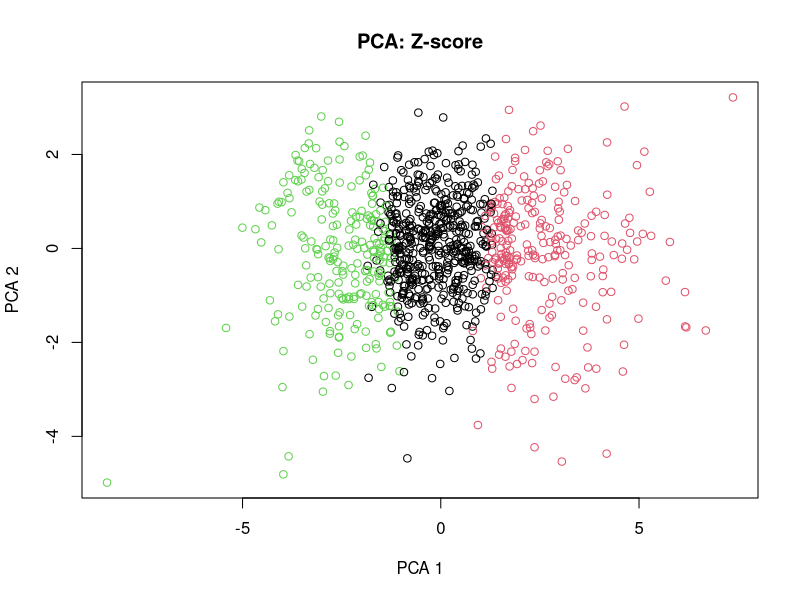
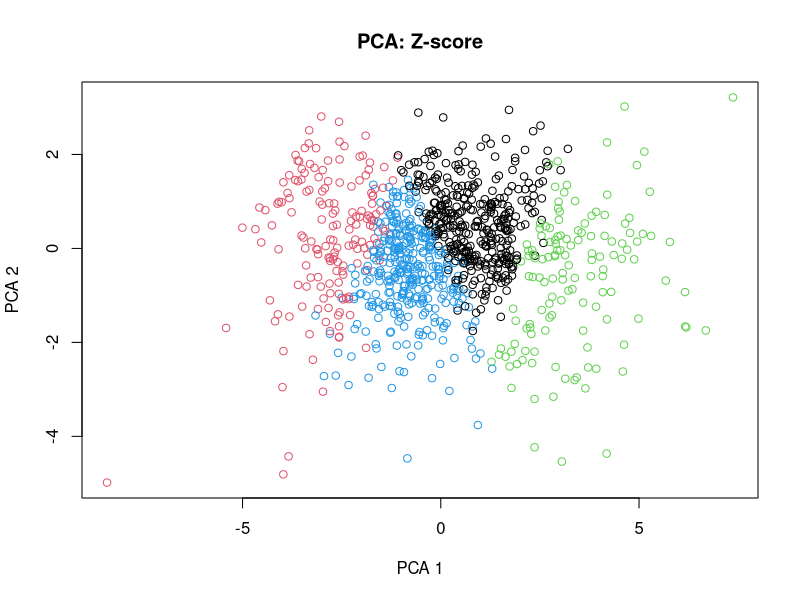
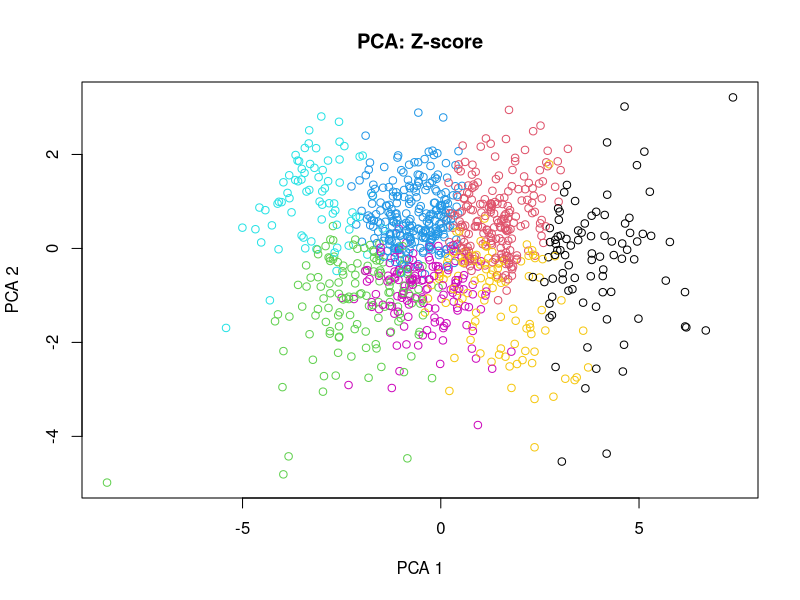
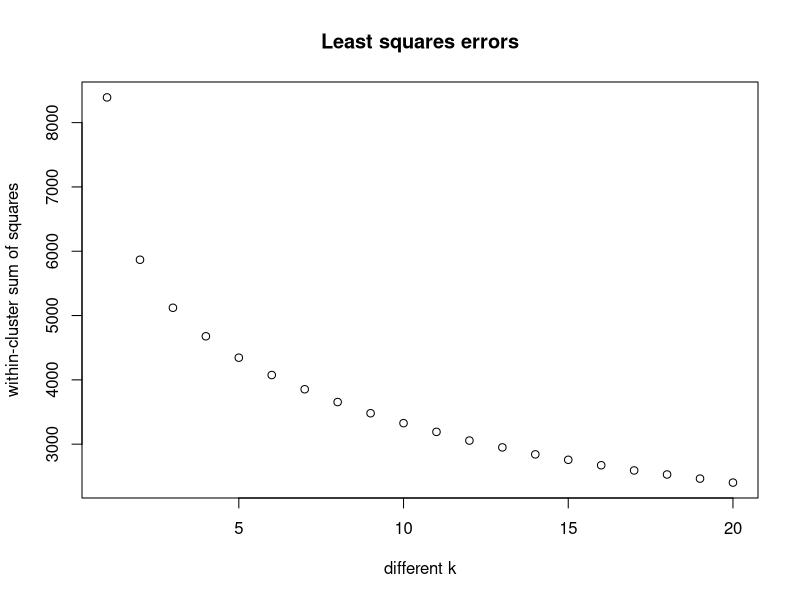

The R source for these figures, in order:
library(lattice)
library(e1071)
library(class)
set.seed(123)
online.news.popularity <- read.csv(file="new_sample_OnlineNewsPopularity.csv",head=TRUE,sep=",")

online.news.popularity$channel <- online.news.popularity$data_channel_is_lifestyle +
                                  2*online.news.popularity$data_channel_is_entertainment +
                                  3*online.news.popularity$data_channel_is_bus +
                                  4*online.news.popularity$data_channel_is_socmed +
                                  5*online.news.popularity$data_channel_is_tech +
                                  6*online.news.popularity$data_channel_is_world

online.news.popularity <- online.news.popularity[,-c(1,2,36)]


data <- subset(online.news.popularity, n_tokens_content > 0)

data <- transform(data, 
                  num_hrefs = log(num_hrefs), 
                  num_self_hrefs = log(num_self_hrefs),
                  self_reference_avg_sharess = log(self_reference_avg_sharess),
                  shares = log(shares), 
                  n_tokens_content = log(n_tokens_content),
                  num_imgs = log(num_imgs),
                  num_videos = log(num_videos))
data[data == -Inf] = -2
data.nrm <- scale(data)



#########################################################
### 1. K Means ###
#########################################################

km <- function(data, num_cl, maxIter) {
  current_min = +Inf
  for (i in 1:maxIter) {
    k_mean <- kmeans(data, num_cl)
    if (k_mean$tot.withinss < current_min) {
      best <- k_mean
      current_min <- k_mean$tot.withinss
    }
  }
  best
}

ind <- sample(1:nrow(data.nrm), 1000)
polarity_features <- c(25:32)
num_of_words_feautures <- c(2:4, 9:10)
channel_feature <- c(11:16)
hrefs_and_images_features <- c(5:8)
images_video_features  <-  c(7:8)

features_to_cluster <- images_video_features
features_to_cluster <- hrefs_and_images_features
features_to_cluster <- channel_feature
features_to_cluster <- num_of_words_feautures
features_to_cluster <- polarity_features


colnames(data.nrm)[features_to_cluster]
data <- data.nrm[ind, features_to_cluster]

k_mean_3 <- km(data, 3, 20)
pca.std <- prcomp(data, center = FALSE, scale. = FALSE)
plot(pca.std$x[,1], pca.std$x[,2], col = k_mean_3$cluster, xlab = 'PCA 1', ylab = 'PCA 2', main = 'PCA: Z-score')


k_mean_4 <- km(data, 4, 20)
pca.std <- prcomp(data, center = FALSE, scale. = FALSE)
plot(pca.std$x[,1], pca.std$x[,2], col = k_mean_4$cluster, xlab = 'PCA 1', ylab = 'PCA 2', main = 'PCA: Z-score')


k_mean_7 <- km(data, 7, 20)
pca.std <- prcomp(data, center = FALSE, scale. = FALSE)
plot(pca.std$x[,1], pca.std$x[,2], col = k_mean_7$cluster, xlab = 'PCA 1', ylab = 'PCA 2', main = 'PCA: Z-score')


get_errors_for_list_of_k <- function(data, max_iter, k_range) {
  return (sapply(k_range,
                 function(k)
                    return(km(data, k, max_iter)$tot.withinss)
                 )
          )
}

plot(get_errors_for_list_of_k(data, 50, 1:20),
     main="Least squares errors",
     xlab="different k",
     ylab="within-cluster sum of squares")


  ##########################
### 2. NN MST          ###
##########################




